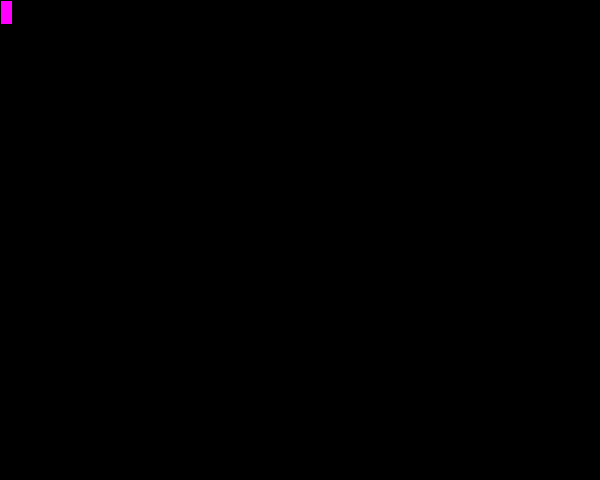
Frame 1 (no input)
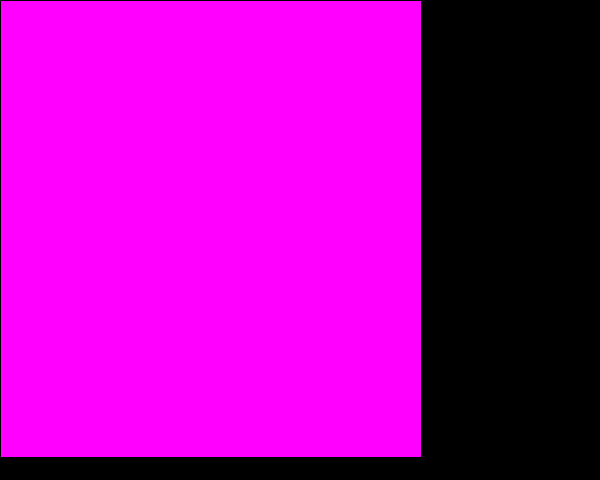
Frame 60 (the mouse pressed at the canvas centre just before this capture)
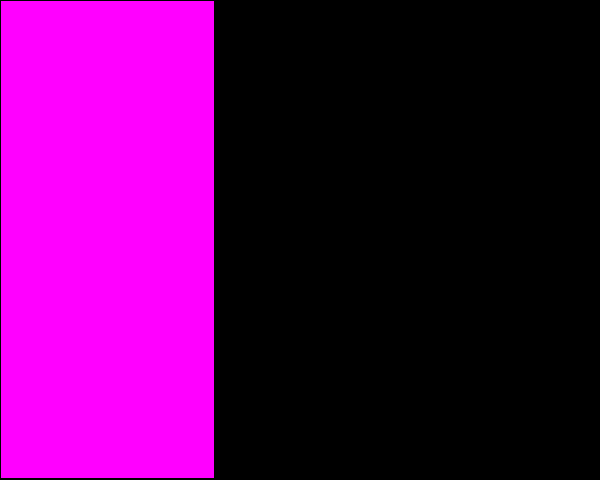
Frame 120 (the mouse held since frame 60 and released just before this capture)

The Processing sketch that drew these frames (run headless with seeded random() and noise(); from frame 60 on, the mouse is pressed at the canvas centre):

// Processing sketch: simple_animate
// ── simple_animate.pde
float displayAnimationValue = 0; //this is what you use as your variable
float desiredAnimationValue; //set this value to animato TO

float anotherDisplayAnimationValue = 0;
float anotherDesiredAnimationValue;

void setup(){
  size(600,480); //set up a size for your window
  desiredAnimationValue = height; //set a default value for your animation end state
  anotherDesiredAnimationValue = width;
  fill(255,0,255);
  rectMode(CORNERS);
}

void draw(){
  background(0);
  
  //the smoothValue function will return a new "smoothed" value, so store it in your display value to draw the animation
  displayAnimationValue = smoothValue(displayAnimationValue, desiredAnimationValue, 20);
  anotherDisplayAnimationValue = smoothValue(anotherDisplayAnimationValue, anotherDesiredAnimationValue, 50);
  
  //draw a rectangle where the height will animate based on the above line of code
  rect(0, 0, anotherDisplayAnimationValue, displayAnimationValue);
  
  //if the height of the rectangle reaches the full height of the sketch, set your desired animation value to 0 to loop
  if(displayAnimationValue >= height - 1){
    desiredAnimationValue = 0;  
  }
  //likewise, if the rectangle height reaches 0, then set the desired animation value to the height of your window to continue looping
  else if(displayAnimationValue <= 1){
    desiredAnimationValue = height;  
  }
  
  //if the height of the rectangle reaches the full height of the sketch, set your desired animation value to 0 to loop
  if(anotherDisplayAnimationValue >= height - 1){
    anotherDesiredAnimationValue = 0;  
  }
  //likewise, if the rectangle height reaches 0, then set the desired animation value to the height of your window to continue looping
  else if(anotherDisplayAnimationValue <= 1){
    anotherDesiredAnimationValue = width;  
  }
}

//Abstract function for animating a value to another value
float smoothValue(float original, float desired, float interval){
  float diff = abs(original - desired) / interval;
  return original >= desired ? original - diff : original + diff;
}
